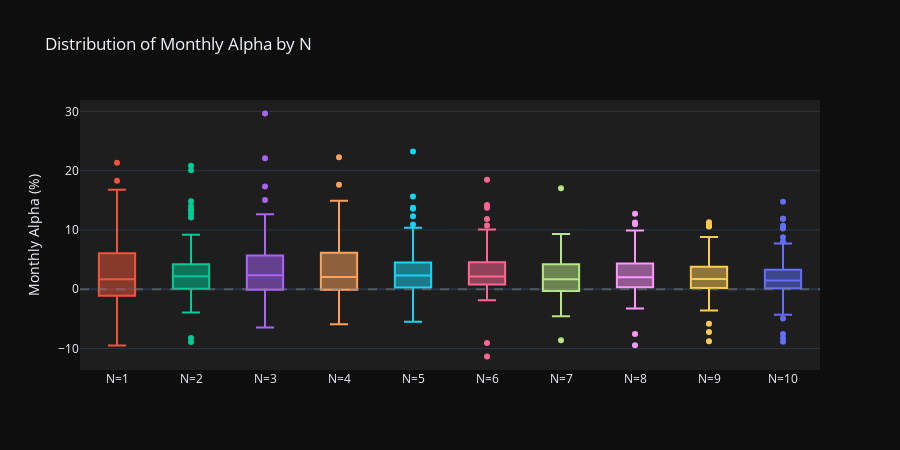

Write notebook code for a chart like this one.
### Code cell
# Visualize distributions for each N
fig = go.Figure()

for n in range(1, 11):
    fig.add_trace(go.Box(
        y=alphas[n] * 100,
        name=f'N={n}',
        marker_color=COLORS[n % len(COLORS)],
        boxpoints='outliers'
    ))

fig.add_hline(y=0, line_dash='dash', line_color='gray', opacity=0.5)

fig.update_layout(
    title='Distribution of Monthly Alpha by N',
    yaxis_title='Monthly Alpha (%)',
    paper_bgcolor='#0e0e0e',
    plot_bgcolor='#1e1e1e',
    height=450,
    showlegend=False
)

fig.show()
